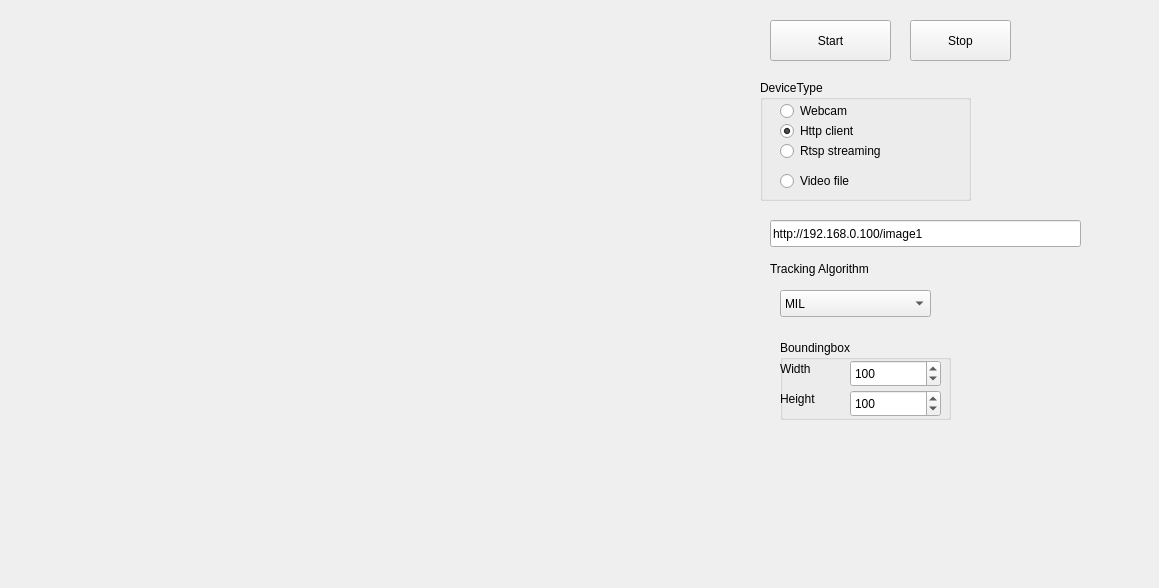
<?xml version="1.0" encoding="UTF-8"?>
<ui version="4.0">
 <class>MainWindow</class>
 <widget class="QWidget" name="MainWindow">
  <property name="geometry">
   <rect>
    <x>0</x>
    <y>0</y>
    <width>1159</width>
    <height>588</height>
   </rect>
  </property>
  <property name="windowTitle">
   <string>Form</string>
  </property>
  <widget class="QPushButton" name="startBt">
   <property name="geometry">
    <rect>
     <x>770</x>
     <y>20</y>
     <width>121</width>
     <height>41</height>
    </rect>
   </property>
   <property name="text">
    <string>Start</string>
   </property>
  </widget>
  <widget class="QWidget" name="formLayoutWidget">
   <property name="geometry">
    <rect>
     <x>20</x>
     <y>10</y>
     <width>671</width>
     <height>521</height>
    </rect>
   </property>
   <layout class="QFormLayout" name="formLayout"/>
  </widget>
  <widget class="QGroupBox" name="DeviceGrp">
   <property name="geometry">
    <rect>
     <x>760</x>
     <y>80</y>
     <width>211</width>
     <height>121</height>
    </rect>
   </property>
   <property name="title">
    <string>DeviceType</string>
   </property>
   <property name="flat">
    <bool>false</bool>
   </property>
   <widget class="QRadioButton" name="webcamRb">
    <property name="geometry">
     <rect>
      <x>20</x>
      <y>20</y>
      <width>117</width>
      <height>22</height>
     </rect>
    </property>
    <property name="text">
     <string>Webcam</string>
    </property>
    <property name="checked">
     <bool>false</bool>
    </property>
   </widget>
   <widget class="QRadioButton" name="httpRb">
    <property name="geometry">
     <rect>
      <x>20</x>
      <y>40</y>
      <width>117</width>
      <height>22</height>
     </rect>
    </property>
    <property name="text">
     <string>Http client</string>
    </property>
    <property name="checked">
     <bool>true</bool>
    </property>
   </widget>
   <widget class="QRadioButton" name="rtspRb">
    <property name="geometry">
     <rect>
      <x>20</x>
      <y>60</y>
      <width>171</width>
      <height>22</height>
     </rect>
    </property>
    <property name="text">
     <string>Rtsp streaming</string>
    </property>
   </widget>
   <widget class="QRadioButton" name="fileRb">
    <property name="geometry">
     <rect>
      <x>20</x>
      <y>90</y>
      <width>117</width>
      <height>22</height>
     </rect>
    </property>
    <property name="text">
     <string>Video file</string>
    </property>
   </widget>
  </widget>
  <widget class="QComboBox" name="algolCb">
   <property name="geometry">
    <rect>
     <x>780</x>
     <y>290</y>
     <width>151</width>
     <height>27</height>
    </rect>
   </property>
   <item>
    <property name="text">
     <string>MIL</string>
    </property>
   </item>
   <item>
    <property name="text">
     <string>BOOSTING</string>
    </property>
   </item>
   <item>
    <property name="text">
     <string>MEDIANFLOW</string>
    </property>
   </item>
   <item>
    <property name="text">
     <string>TLD</string>
    </property>
   </item>
   <item>
    <property name="text">
     <string>KFC</string>
    </property>
   </item>
  </widget>
  <widget class="QLabel" name="label">
   <property name="geometry">
    <rect>
     <x>770</x>
     <y>260</y>
     <width>171</width>
     <height>17</height>
    </rect>
   </property>
   <property name="text">
    <string>Tracking Algorithm</string>
   </property>
  </widget>
  <widget class="QLineEdit" name="inputEd">
   <property name="geometry">
    <rect>
     <x>770</x>
     <y>220</y>
     <width>311</width>
     <height>27</height>
    </rect>
   </property>
   <property name="text">
    <string>http://192.168.0.100/image1</string>
   </property>
  </widget>
  <widget class="QPushButton" name="stopBt">
   <property name="geometry">
    <rect>
     <x>910</x>
     <y>20</y>
     <width>101</width>
     <height>41</height>
    </rect>
   </property>
   <property name="text">
    <string>Stop</string>
   </property>
  </widget>
  <widget class="QGroupBox" name="groupBox">
   <property name="geometry">
    <rect>
     <x>780</x>
     <y>340</y>
     <width>171</width>
     <height>80</height>
    </rect>
   </property>
   <property name="title">
    <string>Boundingbox</string>
   </property>
   <widget class="QLabel" name="label_2">
    <property name="geometry">
     <rect>
      <x>0</x>
      <y>50</y>
      <width>67</width>
      <height>17</height>
     </rect>
    </property>
    <property name="text">
     <string>Height</string>
    </property>
   </widget>
   <widget class="QSpinBox" name="bbheightSb">
    <property name="geometry">
     <rect>
      <x>70</x>
      <y>50</y>
      <width>91</width>
      <height>27</height>
     </rect>
    </property>
    <property name="minimum">
     <number>25</number>
    </property>
    <property name="maximum">
     <number>200</number>
    </property>
    <property name="singleStep">
     <number>5</number>
    </property>
    <property name="value">
     <number>100</number>
    </property>
   </widget>
   <widget class="QSpinBox" name="bbwidthSb">
    <property name="geometry">
     <rect>
      <x>70</x>
      <y>20</y>
      <width>91</width>
      <height>27</height>
     </rect>
    </property>
    <property name="minimum">
     <number>25</number>
    </property>
    <property name="maximum">
     <number>200</number>
    </property>
    <property name="singleStep">
     <number>5</number>
    </property>
    <property name="value">
     <number>100</number>
    </property>
   </widget>
   <widget class="QLabel" name="WidhtLbl">
    <property name="geometry">
     <rect>
      <x>0</x>
      <y>20</y>
      <width>67</width>
      <height>17</height>
     </rect>
    </property>
    <property name="text">
     <string>Width</string>
    </property>
   </widget>
  </widget>
 </widget>
 <resources/>
 <connections/>
</ui>
